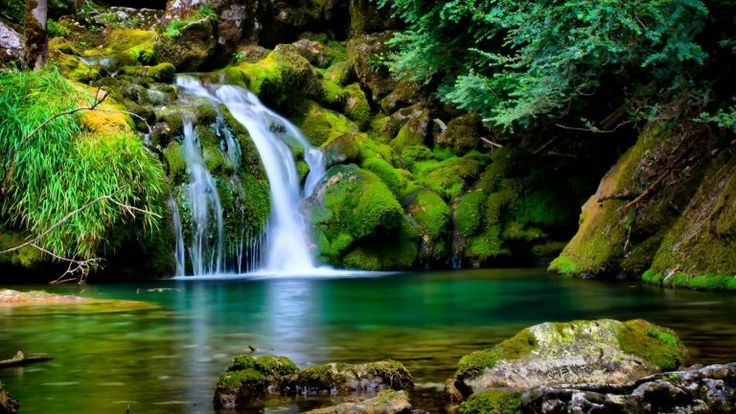
#> input picture img/nature.jpg, 736 x 414 px
$ python flipImage.py
#> lines starting #> are read from the running program, lines starting #| are printed output that depends on the picture
# WAP to flip image
import cv2

# reading image
img = cv2.imread('../img/nature.jpg')
#> img is the input picture: shape (414, 736, 3); mean B, G, R 44, 82.2, 62.7

# checking image
if img is None:
    print('Could not find image')
else:

    # flipCode -> tells how to flip the image
    # 0 -> vertically (top to bottom)
    # 1 -> horizontally (left ot right)
    # -1 -> both horizontally and vertically
    flip =cv2.flip(img,0)
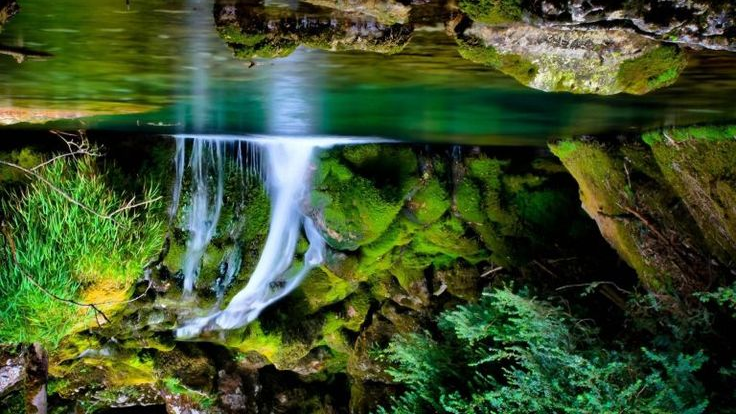
#> flip: shape (414, 736, 3); mean B, G, R 44, 82.2, 62.7
    cv2.imshow('Original_Image',img) # original image
    cv2.imshow('Flipped_Image',flip) # flipped image
    cv2.waitKey(0)
    cv2.destroyAllWindows()

$ run again, with img/earth.jpeg copied over img/nature.jpg
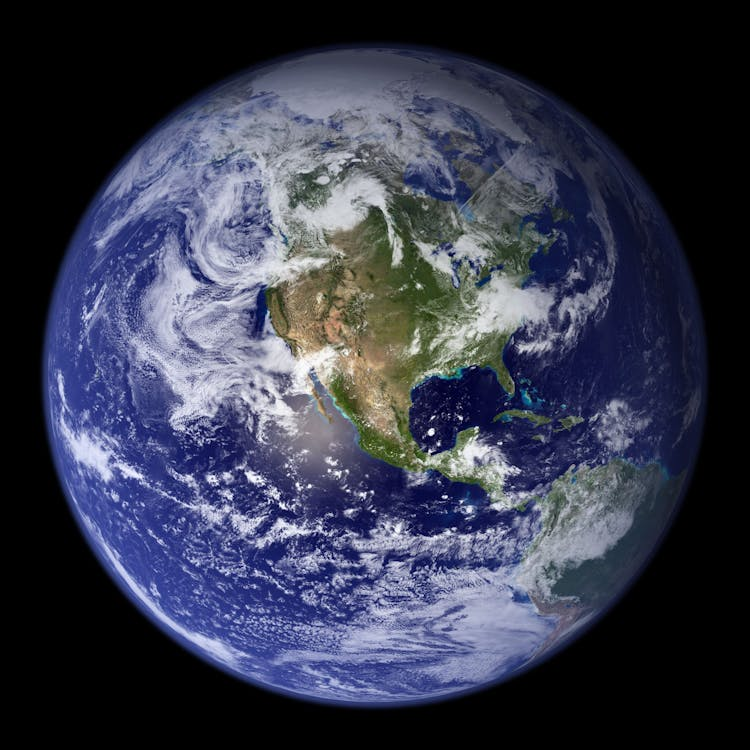
#> input picture img/earth.jpeg, 750 x 750 px
#> img is the input picture: shape (750, 750, 3); mean B, G, R 76.5, 58.3, 55
#> `flip =cv2.flip(img,0)`:
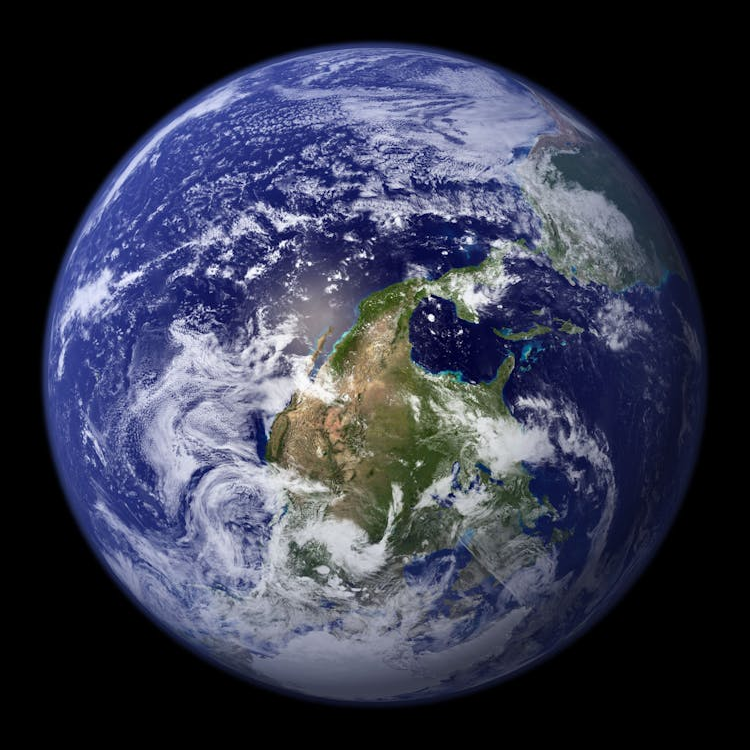
#> flip: shape (750, 750, 3); mean B, G, R 76.5, 58.3, 55
